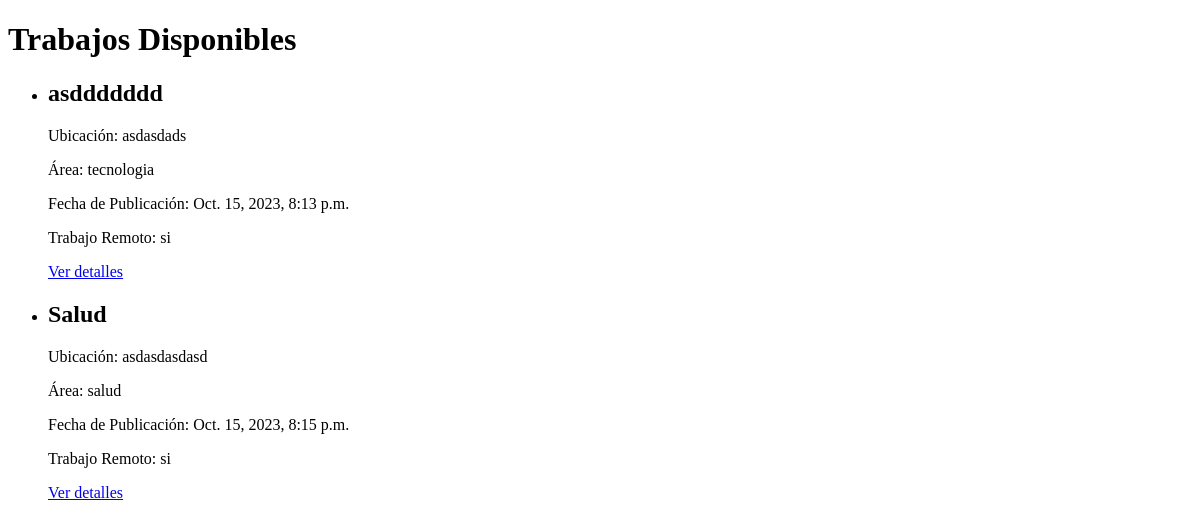
The app's page /App_curriculums/Home/srchjb, older data.
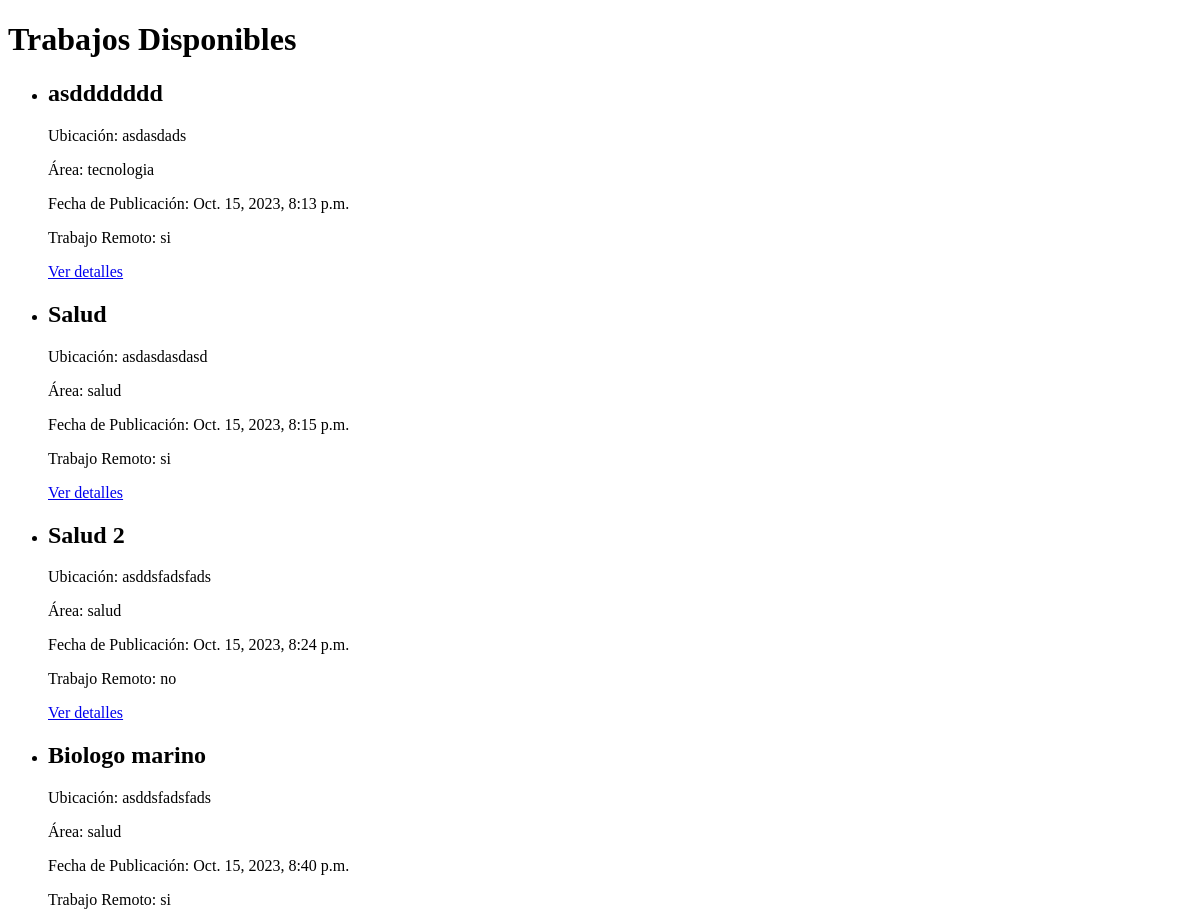
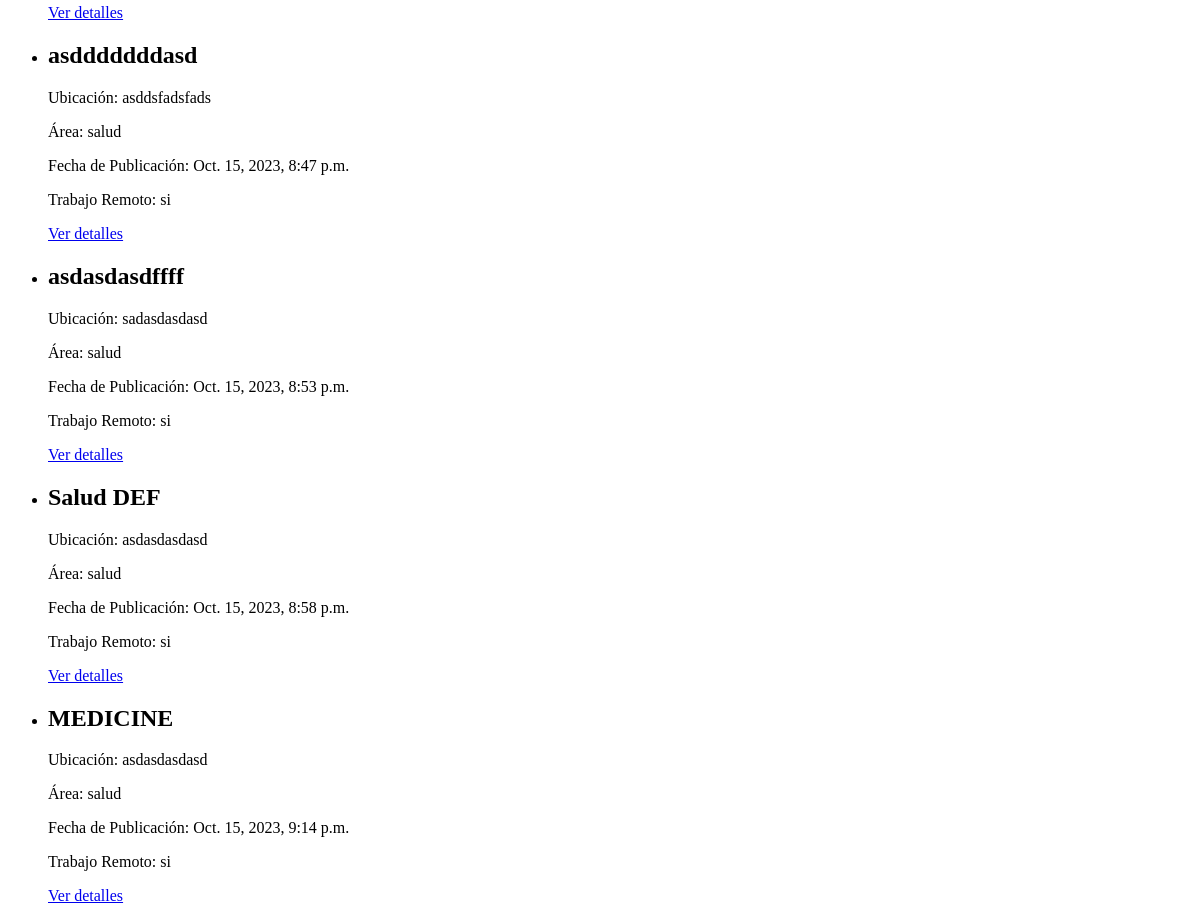
The same page, newer data (2 pictures, top to bottom).
### App_curriculums/models.py (models this page shows)
class Trabajos(models.Model):
    id = models.AutoField(primary_key=True, null=False, unique=True)
    publicador = models.ForeignKey(Usuarios, on_delete=models.CASCADE, to_field='nombre_usu')
    area = models.CharField(max_length=254,blank=True,null=False,default='Area no especificada')
    tipo_trabajo = models.CharField(max_length=54,blank=True,null=True,default='No especificado')
    tipo_contrato = models.CharField(max_length=54,blank=True,null=True,default='No especificado')
    titulo = models.CharField(max_length=54,blank=True,null=False,default='No especificado')
    descripcion = models.TextField(null=False,blank=True,default='Sin descripcion')
    requisitos = models.CharField(max_length=254,null=False,blank=True,default='Sin requisitos')
    ubicacion = models.CharField(max_length=254,null=False,blank=False,default='Falta espesificar ubicacion')
    fecha_publicacion = models.DateTimeField(null=False,blank=False,default=timezone.now)
    fecha_limite = models.DateTimeField(null=True,blank=True)
    remoto = models.CharField(max_length=2,blank=False,null=False,default='NA')
    sueldo = models.IntegerField(null=True,blank=True)
    deleted_at = models.DateTimeField(null=True, blank=True)

### App_curriculums/views.py (the view)
# urls.py: path('/Home/srchjb',views.listado_empleos,name='Listado_trabajos'),
def listado_empleos(request):
    trabajos = Trabajos.objects.all()
    context = {'trabajos': trabajos}
    return render(request, 'html/lista_empleos.html', context)

### App_curriculums/templates/html/lista_empleos.html (shortened to what this page needs)
<!DOCTYPE html>
<html lang="es">
<head>
</head>
<body>
    <header>
        <h1>Trabajos Disponibles</h1>
    </header>
    <section>
        {% if trabajos %}
            <ul>
                {% for trabajo in trabajos %}
                    <li>
                        <h2>{{ trabajo.titulo }}</h2>
                        <p>Ubicación: {{ trabajo.ubicacion }}</p>
                        <p>Área: {{ trabajo.area }}</p>
                        <p>Fecha de Publicación: {{ trabajo.fecha_publicacion }}</p>
                        <p>Trabajo Remoto: {{ trabajo.remoto }}</p>
                        <a href="{% url 'detalle_trabajo' trabajo.id %}">Ver detalles</a>
                    </li>
                {% endfor %}
            </ul>
        {% else %}
            <p>No hay trabajos disponibles en este momento.</p>
        {% endif %}
    </section>
</body>
</html>

Row changes from the older to the newer data that the page shows:
added Trabajos: titulo "Salud 2", ubicacion "asddsfadsfads", area "salud", fecha_publicacion "Oct. 15, 2023, 8:24 p.m.", remoto "no"
added Trabajos: titulo "Biologo marino", ubicacion "asddsfadsfads", area "salud", fecha_publicacion "Oct. 15, 2023, 8:40 p.m.", remoto "si"
added Trabajos: titulo "asdddddddasd", ubicacion "asddsfadsfads", area "salud", fecha_publicacion "Oct. 15, 2023, 8:47 p.m.", remoto "si"
added Trabajos: titulo "asdasdasdffff", ubicacion "sadasdasdasd", area "salud", fecha_publicacion "Oct. 15, 2023, 8:53 p.m.", remoto "si"
added Trabajos: titulo "Salud DEF", ubicacion "asdasdasdasd", area "salud", fecha_publicacion "Oct. 15, 2023, 8:58 p.m.", remoto "si"
added Trabajos: titulo "MEDICINE", ubicacion "asdasdasdasd", area "salud", fecha_publicacion "Oct. 15, 2023, 9:14 p.m.", remoto "si"
